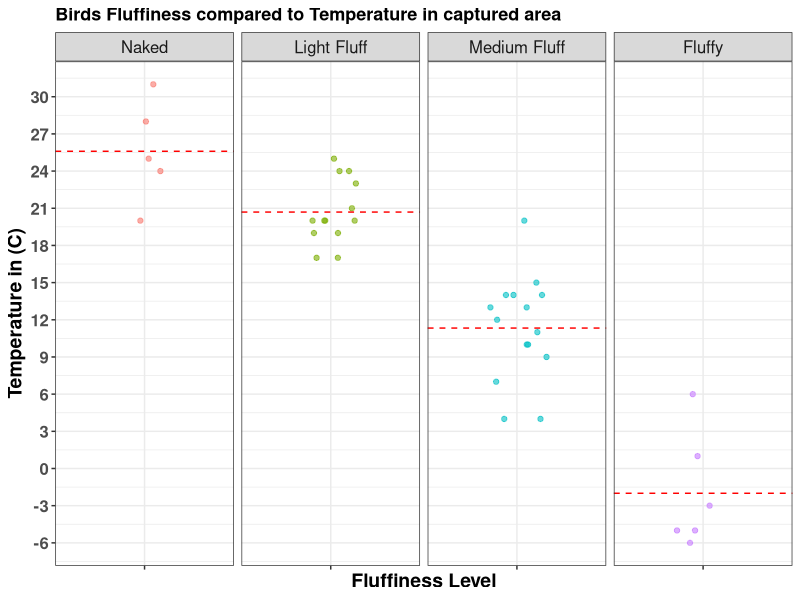

R code for this plot:
## ---- chunk 1
library(tidyverse)
library(readxl)
library(dplyr)
## ---- chunk 2
# Read the Excel file
Fluffy_data <- read_excel("Data/F_data.xlsx")
## ---- chunk 3

# Convert Fluffiness to a factor with the desired order
Fluffy_data$Fluffiness <- factor(Fluffy_data$Fluffiness, 
 levels = c("Naked", "Light Fluff", "Medium Fluff", "Fluffy"))

# Calculate mean temperatures for each Fluffiness level
mean_values <- Fluffy_data %>%
  group_by(Fluffiness) %>%
  summarize(mean_temp = mean(Temp_Area))


#save it a "Fluff_graph" so the graph-plot can be created into a png-picture.
#using jitter and hline to prevent datpoints overlapping and create a visualizing mean line
Fluff_graph <- ggplot(Fluffy_data, aes(x = Fluffiness, y = Temp_Area)) +
  geom_jitter(aes(color = Fluffiness), width = 0.2, height = 0, alpha = 0.6) + 
  # Add horizontal lines showing the mean temperature for each Fluffiness level
  geom_hline(data = mean_values, aes(yintercept = mean_temp), linetype = "dashed", color = "red") +
  facet_grid(. ~ Fluffiness, scales = "free_x") +  
   scale_y_continuous(breaks = seq(from = min(Fluffy_data$Temp_Area), 
                                  to = max(Fluffy_data$Temp_Area), by = 3)) +  # Customize breaks 
  labs(
    title = "Birds Fluffiness compared to Temperature in captured area",
    y = "Temperature in (C)",
    x = "Fluffiness Level"
  ) +
  theme_bw() +
  theme(
    axis.text.x = element_blank(),
    axis.text.y = element_text(size = 12, face = "bold"),
    axis.title.x = element_text(size = 14, face = "bold"),
    axis.title.y = element_text(size = 14, face = "bold"),
    plot.title = element_text(size = 13, face = "bold"),
    strip.text = element_text(size = 12),
    legend.position = "none"
  )

#saving the graph as a png-picture
ggsave("Output/fluffiness_temperature_plot.png", plot = Fluff_graph, width = 8, height = 6, dpi = 300)
